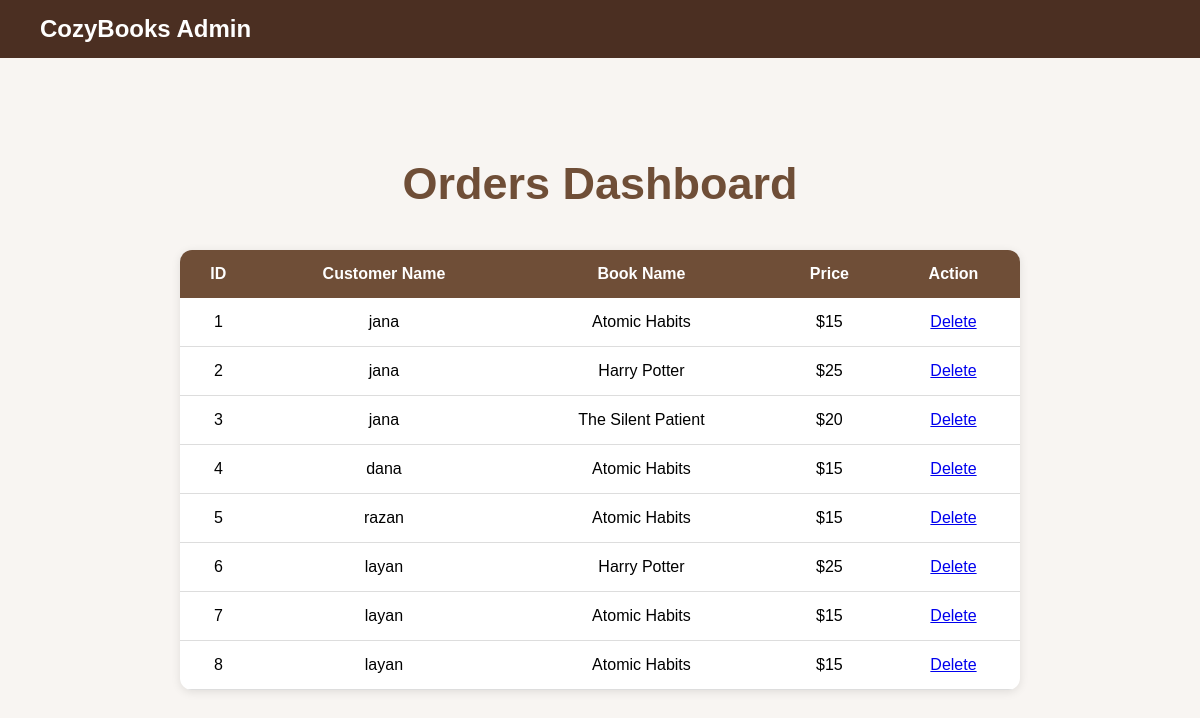
The app's page /admin/ with its own data.
### tables this page shows
CREATE TABLE orders (
        id INTEGER PRIMARY KEY AUTOINCREMENT,
        customer_name TEXT,
        book_name TEXT
    );

### app.py (the view)
@app.route("/admin/")
def admin():
    conn = sqlite3.connect("database.db")
    cursor = conn.cursor()
    cursor.execute("SELECT * FROM orders")
    orders = cursor.fetchall()
    conn.close()
    return render_template("admin.html", orders=orders)

### templates/admin.html (shortened to what this page needs)
<!DOCTYPE html>
<html lang="en">
<head>
    <link rel="stylesheet" href="/static/style.css">
</head>
<body>
    <nav>
        <h1>CozyBooks Admin</h1>
    </nav>
    <section class="hero">
        <h2>Orders Dashboard</h2>
        <div class="table-container">
            <table class="orders-table">
                <tr>
                    <th>ID</th>
                    <th>Customer Name</th>
                    <th>Book Name</th>
                    <th>Price</th>
                    <th>Action</th>
                </tr>
                {% for order in orders %}
                <tr>
                    <td>{{ order[0] }}</td>
                    <td>{{ order[1] }}</td>
                    <td>{{ order[2] }}</td>
                    <td>
                        {% if order[2] == "The Silent Patient" %}
                            $20
                        {% elif order[2] == "Atomic Habits" %}
                            $15
                        {% elif order[2] == "Harry Potter" %}
                            $25
                        {% endif %}
                    </td>
                    <td>
    <a href="/delete/{{ order[0] }}">Delete</a>
</td>
                </tr>
                {% endfor %}
            </table>
        </div>
    </section>
</body>
</html>

### static/style.css (style rules this page uses)
* { margin: 0; padding: 0; box-sizing: border-box; }
body { font-family: Arial, sans-serif; background-color: #f8f5f2; }
nav { display: flex; justify-content: space-between; align-items: center; background-color: #4b2f22; padding: 15px 40px; }
nav h1 { color: white; }
.hero { text-align: center; margin-top: 100px; }
.hero h2 { font-size: 45px; color: #6f4e37; margin-bottom: 20px; }
.table-container { display: flex; justify-content: center; margin-top: 40px; }
.orders-table { width: 70%; border-collapse: collapse; background-color: white; border-radius: 12px; overflow: hidden; box-shadow: 0 2px 10px rgba(0,0,0,0.1); }
.orders-table th { background-color: #6f4e37; color: white; padding: 15px; }
.orders-table td { padding: 15px; text-align: center; border-bottom: 1px solid #ddd; }

### records on screen
orders: id "1", customer_name "jana", book_name "Atomic Habits", shows "$15"
orders: id "2", customer_name "jana", book_name "Harry Potter", shows "$25"
orders: id "3", customer_name "jana", book_name "The Silent Patient", shows "$20"
orders: id "4", customer_name "dana", book_name "Atomic Habits", shows "$15"
orders: id "5", customer_name "razan", book_name "Atomic Habits", shows "$15"
orders: id "6", customer_name "layan", book_name "Harry Potter", shows "$25"
orders: id "7", customer_name "layan", book_name "Atomic Habits", shows "$15"
orders: id "8", customer_name "layan", book_name "Atomic Habits", shows "$15"
